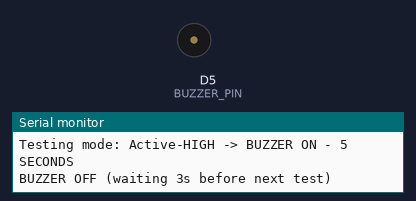
Recording of a sketch running on a simulated ESP8266 (NodeMCU). Shown: buzzer (waves = sounding), the last lines printed to the serial monitor.

Above: at 8.0 s.
At 18.5 s:
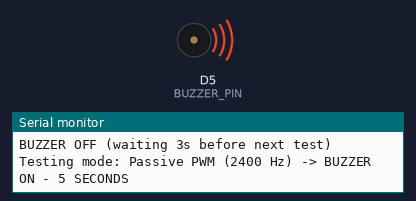
Timing chart, 0 to 31.2 s (numbered marks = the images above):
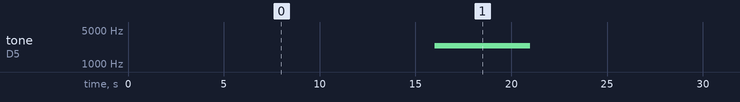

The sketch:

nodemcu_buzzer_test.ino
```cpp
/*
 * Diagnostic 3: NodeMCU ESP8266 Buzzer Hardware Test (All 3 Modes)
 *
 * Tests NodeMCU pin D5 (GPIO14) across:
 *   1) Active-HIGH (GPIO HIGH = ON)
 *   2) Active-LOW  (GPIO LOW  = ON)
 *   3) Passive PWM (tone() at 2400 Hz)
 *
 * Open Serial Monitor at 115200 baud and listen to determine which buzzer module
 * you have connected, OR set TEST_BUZZER_MODE to lock a single mode.
 *
 * Safe Wiring Notes:
 *   - 3-pin active 3.3V module: VCC -> 3V3, GND -> GND, I/O -> D5 (GPIO14)
 *   - Bare 2-pin 5V active buzzer: Use NPN transistor (2N2222) + 1k base resistor to D5
 *   - Never apply 5V directly to NodeMCU GPIO pins.
 */

#define MODE_AUTO_CYCLE  0
#define MODE_ACTIVE_HIGH 1
#define MODE_ACTIVE_LOW  2
#define MODE_PASSIVE_PWM 3

// Set to 0 to test all three modes sequentially, or 1/2/3 to test one mode only
#define TEST_BUZZER_MODE MODE_AUTO_CYCLE

const uint8_t BUZZER_PIN = D5; // GPIO14
const uint16_t PASSIVE_FREQ_HZ = 2400;

int currentStep = 0;
bool buzzerOn = false;
unsigned long stepStartedMs = 0;

void applyBuzzer(int mode, bool on) {
  if (mode == MODE_ACTIVE_HIGH) {
    digitalWrite(BUZZER_PIN, on ? HIGH : LOW);
  } else if (mode == MODE_ACTIVE_LOW) {
    digitalWrite(BUZZER_PIN, on ? LOW : HIGH);
  } else if (mode == MODE_PASSIVE_PWM) {
    if (on) {
      tone(BUZZER_PIN, PASSIVE_FREQ_HZ);
    } else {
      noTone(BUZZER_PIN);
      digitalWrite(BUZZER_PIN, LOW);
    }
  }
}

int activeModeForStep(int step) {
  if (TEST_BUZZER_MODE != MODE_AUTO_CYCLE) return TEST_BUZZER_MODE;
  return (step % 3) + 1;
}

void printModeName(int mode) {
  if (mode == MODE_ACTIVE_HIGH) Serial.print(F("Active-HIGH"));
  else if (mode == MODE_ACTIVE_LOW) Serial.print(F("Active-LOW"));
  else Serial.print(F("Passive PWM (2400 Hz)"));
}

void setup() {
  Serial.begin(115200);
  pinMode(BUZZER_PIN, OUTPUT);
  digitalWrite(BUZZER_PIN, LOW);
  Serial.println(F("\n[NodeMCU Buzzer Diagnostic] Ready on D5 (GPIO14)."));
  stepStartedMs = millis();
  buzzerOn = true;
  int m = activeModeForStep(currentStep);
  applyBuzzer(m, true);
  Serial.print(F("Testing mode: "));
  printModeName(m);
  Serial.println(F(" -> BUZZER ON - 5 SECONDS"));
}

void loop() {
  unsigned long now = millis();
  int m = activeModeForStep(currentStep);

  if (buzzerOn && (now - stepStartedMs >= 5000UL)) {
    applyBuzzer(m, false);
    buzzerOn = false;
    stepStartedMs = now;
    Serial.println(F("BUZZER OFF (waiting 3s before next test)"));
  } else if (!buzzerOn && (now - stepStartedMs >= 3000UL)) {
    currentStep++;
    m = activeModeForStep(currentStep);
    buzzerOn = true;
    stepStartedMs = now;
    applyBuzzer(m, true);
    Serial.print(F("Testing mode: "));
    printModeName(m);
    Serial.println(F(" -> BUZZER ON - 5 SECONDS"));
  }
}
```

Measured:
- by itself, tone on D5 (BUZZER_PIN): alternates 2400 Hz for 5.0 s and silent for 19.0 s
